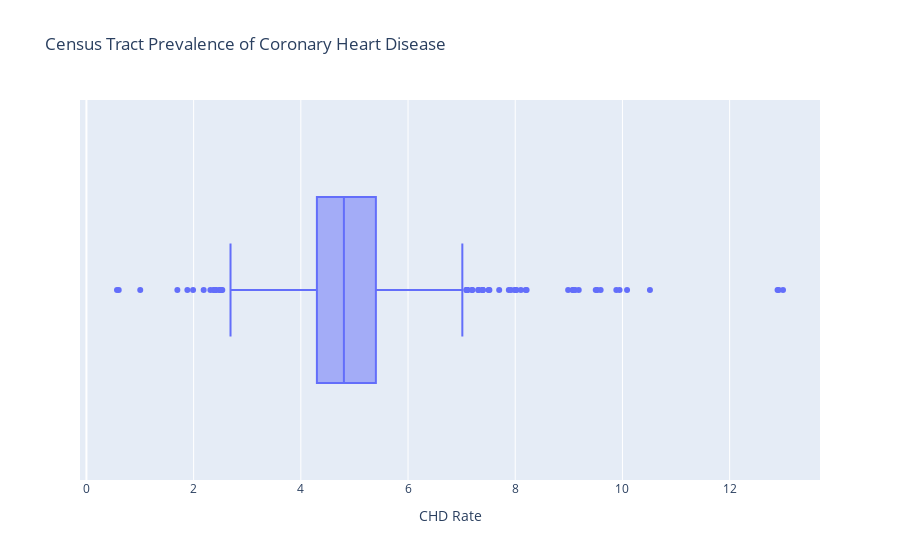

Notebook code for this chart:
### Code cell
# Coronary Heart Disease Percent
px.box(data_frame = df
       ,x = 'chd_pct', 
        labels ={
                "chd_pct": "CHD Rate"},
       title='Census Tract Prevalence of Coronary Heart Disease'
       )

### Figure 1 — Plotly figure (JSON) as saved in the notebook; plotly's stock layout.template omitted (floating-point values rounded to 4 significant figures; data arrays with more than 128 entries replaced by an {"elided": "..."} marker saying what was removed)
{"data": [{"alignmentgroup": "True", "hovertemplate": "CHD Rate=%{x}<extra></extra>", "legendgroup": "", "marker": {"color": "#636efa"}, "name": "", "notched": false, "offsetgroup": "", "orientation": "h", "showlegend": false, "type": "box", "x": {"elided": "1587 float values"}, "x0": " ", "xaxis": "x", "y0": " ", "yaxis": "y"}], "layout": {"autosize": true, "boxmode": "group", "legend": {"tracegroupgap": 0}, "title": {"text": "Census Tract Prevalence of Coronary Heart Disease"}, "xaxis": {"anchor": "y", "autorange": true, "domain": [0, 1], "range": [-0.1202, 13.69], "title": {"text": "CHD Rate"}, "type": "linear"}, "yaxis": {"anchor": "x", "autorange": true, "domain": [0, 1], "range": [-0.5, 0.5], "type": "category"}}}
